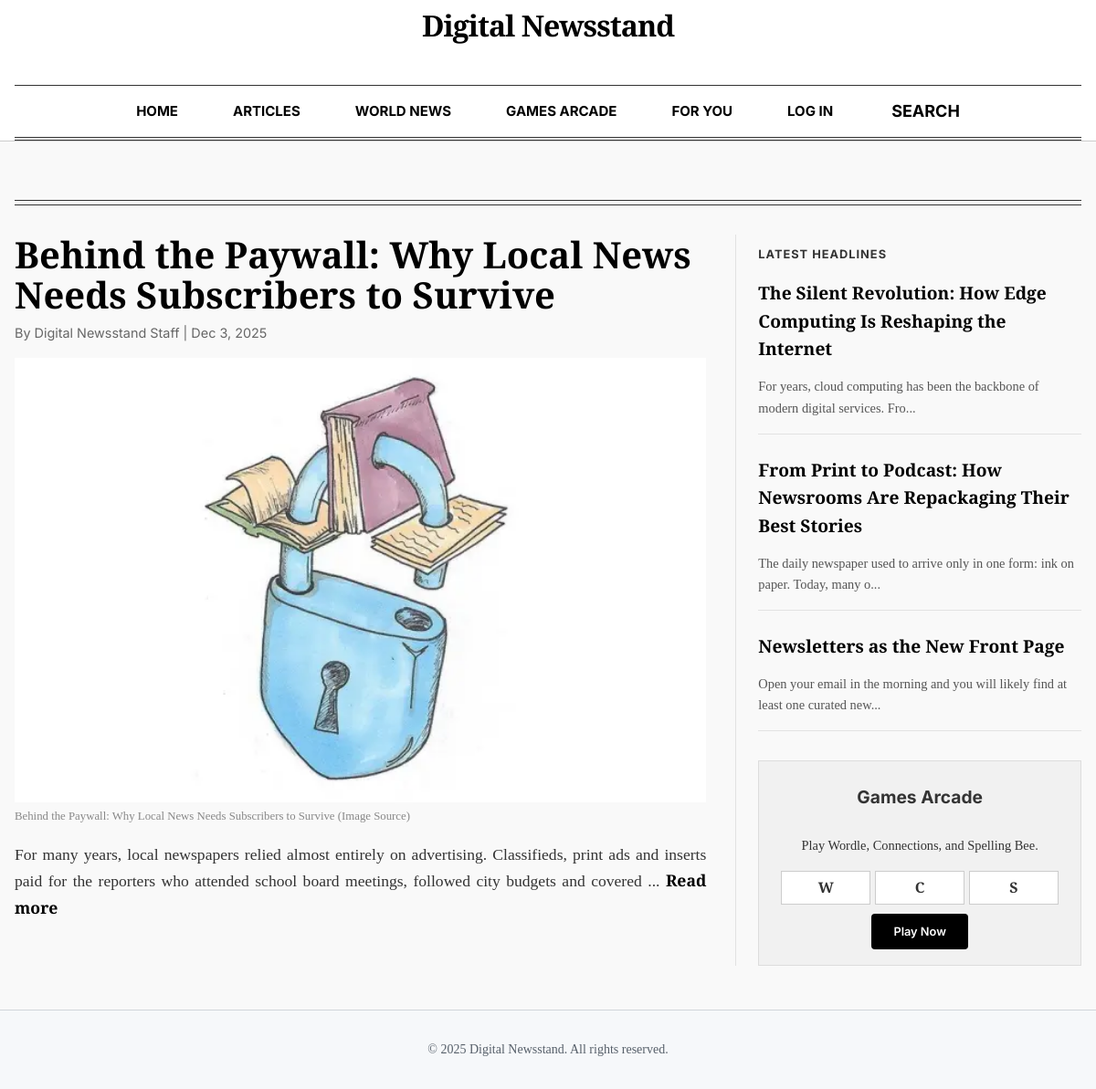
Before: / with the older database file.
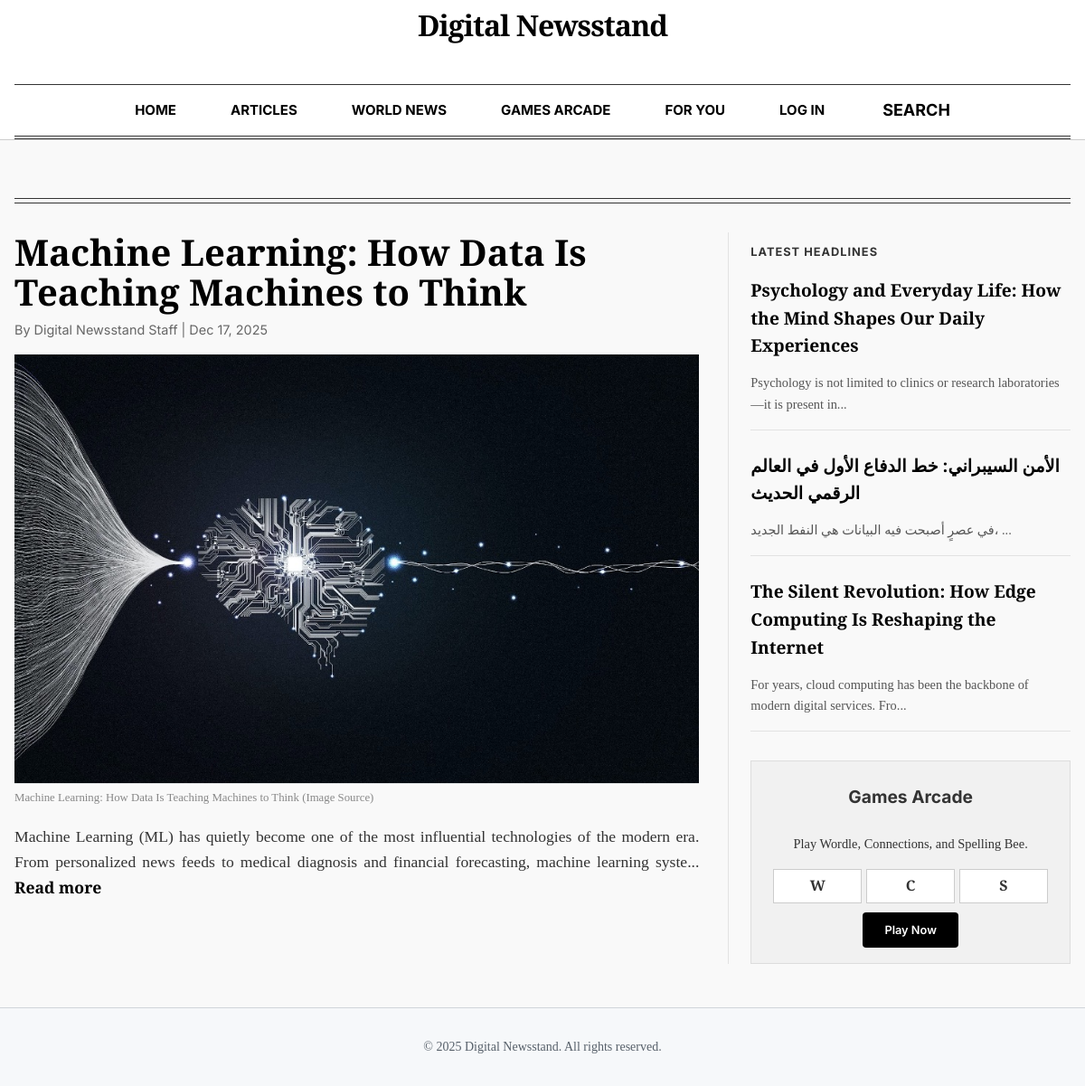
After: the same page with the newer database file.
### tables this page shows
CREATE TABLE `articles` (
  `id` int NOT NULL AUTO_INCREMENT,
  `title` varchar(255) NOT NULL,
  `content` text NOT NULL,
  `author` varchar(100) DEFAULT NULL,
  `category` varchar(100) DEFAULT NULL,
  `language` varchar(10) DEFAULT 'en',
  `thumbnail` varchar(255) DEFAULT NULL,
  `created_at` timestamp NULL DEFAULT CURRENT_TIMESTAMP,
  `status` enum('draft','published','archived') DEFAULT 'draft',
  `scheduled_at` datetime DEFAULT NULL,
  `is_featured` tinyint(1) DEFAULT '0',
  `visibility` enum('public','subscribed') DEFAULT 'public',
  `tags` text,
  `required_level` int DEFAULT '0',
  `required_plan_id` int DEFAULT NULL,
  PRIMARY KEY (`id`)
);

### src/index.php (called while the page is built, shortened)
<?php
require __DIR__ . '/config/DataBase_Connection.php';
$selectedLang = $_SESSION['lang'] ?? 'en';
$page = $_GET['page'] ?? "";
Router::route($page, $selectedLang);

### src/Models/Article.php (called while the page is built, shortened)
<?php
require_once __DIR__ . "/../Config/DataBase_Connection.php";
class Article {
    private PDO $conn;
    public function __construct() {
        $db = new Database();
        $this->conn = $db->connect();
    }
    public function getLatest(int $limit = 5): array {
        $stmt = $this->conn->prepare(
            "SELECT id, title, content as description, thumbnail, COALESCE(scheduled_at, created_at) as publishedAt, author
             FROM articles
             WHERE status = 'published'
             ORDER BY is_featured DESC, COALESCE(scheduled_at, created_at) DESC
             LIMIT ?"
        );
        $stmt->bindValue(1, $limit, PDO::PARAM_INT);
        $stmt->execute();
        return $stmt->fetchAll(PDO::FETCH_ASSOC);
    }
}

### src/Config/DataBase_Connection.php (called while the page is built, shortened)
<?php
if (!class_exists('Database')) {
class Database {
    private $host = "db";
    private $db_name = "News";
    private $username = "Rain";
    private $password = "Sunny";
    public function __construct() {
        $this->host = getenv('DB_HOST') ?: 'db';
        $this->db_name = getenv('DB_NAME') ?: 'News';
        $this->username = getenv('DB_USER') ?: 'Rain';
        $this->password = getenv('DB_PASS') ?: 'Sunny';
    }
    public function connect() {
        $this->conn = null;
        try {
            $this->conn = new PDO(
                "mysql:host={$this->host};dbname={$this->db_name};charset=utf8",
                $this->username,
                $this->password
            );
            $this->conn->setAttribute(PDO::ATTR_ERRMODE, PDO::ERRMODE_EXCEPTION);
        } catch(PDOException $e) {
            die("Database Connection Error: " . $e->getMessage());
        }
        return $this->conn;
    }
}
}

### src/Views/Home.php (the view, shortened to what the changed rows need)
<?php include(__DIR__ . '/layout/Header.php'); ?>
<?php
require_once __DIR__ . '/../Models/Article.php';
$articleModel = new Article();
$latestArticles = [];
try {
    $latestArticles = $articleModel->getLatest(4);
} catch (Exception $e) { }
$mainStory = $latestArticles[0] ?? null;
$sideStories = array_slice($latestArticles, 1, 3);
?>
<div class="container" style="margin-top: 2rem;">
    <div class="newspaper-grid" style="display: grid; grid-template-columns: 2fr 1fr; gap: 2rem; margin-bottom: 3rem;">
        <section class="main-column">
            <?php if ($mainStory): ?>
                <article class="lead-story" style="margin-bottom: 2rem;">
                    <a href="?page=article&id=<?= $mainStory['id'] ?>" style="color: black;">
                        <h2 class="serif-headline" style="font-size: 2.5rem; line-height: 1.1;"><?= htmlspecialchars($mainStory['title']) ?></h2>
                    </a>
                    <div style="font-family: var(--font-sans); color: #666; font-size: 0.9rem; margin-bottom: 1rem;">
                        By Digital Newsstand Staff | <?= date('M j, Y', strtotime($mainStory['publishedAt'] ?? 'now')) ?>
                    </div>
                    <?php if (!empty($mainStory['thumbnail'])): ?>
                        <div style="margin-bottom: 1rem;">
                            <img src="<?= htmlspecialchars($mainStory['thumbnail']) ?>" alt="Cover" style="width: 100%; height: auto; display: block;">
                            <div style="font-size: 0.8rem; color: #888; margin-top: 5px;">
                                <?= htmlspecialchars($mainStory['title']) ?> (Image Source)
                            </div>
                        </div>
                    <?php endif; ?>
                    <p style="font-size: 1.1rem; text-align: justify;">
                        <?= htmlspecialchars(substr($mainStory['description'] ?? '', 0, 200)) ?>...
                        <a href="?page=article&id=<?= $mainStory['id'] ?>" style="font-weight: bold;">Read more</a>
                    </p>
                </article>
            <?php else: ?>
                <p>No featured stories today.</p>
            <?php endif; ?>
        </section>
        <aside class="side-column" style="border-left: 1px solid var(--border-light); padding-left: 1.5rem;">
            <?php foreach ($sideStories as $story): ?>
                <article style="margin-bottom: 1.5rem; border-bottom: 1px solid var(--border-light); padding-bottom: 1rem;">
                    <a href="?page=article&id=<?= $story['id'] ?>" style="color: black;">
                        <h4 class="serif-headline" style="font-size: 1.2rem;"><?= htmlspecialchars($story['title']) ?></h4>
                    </a>
                    <p style="font-size: 0.9rem; color: #555; margin-bottom: 0;">
                        <?= htmlspecialchars(substr($story['description'] ?? '', 0, 80)) ?>...
                    </p>
                </article>
            <?php endforeach; ?>
        </aside>
    </div>
</div>
<?php include(__DIR__ . '/layout/Footer.php'); ?>

Changed rows visible on the page:
no longer on this page (row edited): articles: title "Behind the Paywall: Why Local News Needs Subscribers to Survive", thumbnail (picture), content "For many years, local newspapers relied almost entirely on advertising. Classifieds, print ads and inserts paid for the reporters who attended school board meetings, followed city budgets and covered"
no longer on this page (row edited): articles: title "From Print to Podcast: How Newsrooms Are Repackaging Their Best Stories", content "The daily newspaper used to arrive only in one form: ink on paper. Today, many o"
no longer on this page (row edited): articles: title "Newsletters as the New Front Page", content "Open your email in the morning and you will likely find at least one curated new"
added articles: title "Machine Learning: How Data Is Teaching Machines to Think", thumbnail (picture), content "Machine Learning (ML) has quietly become one of the most influential technologies of the modern era. From personalized news feeds to medical diagnosis and financial forecasting, machine learning syste"
added articles: title "Psychology and Everyday Life: How the Mind Shapes Our Daily Experiences", content "Psychology is not limited to clinics or research laboratories—it is present in"
added articles: title "الأمن السيبراني: خط الدفاع الأول في العالم الرقمي الحديث", content "في عصرٍ أصبحت فيه البيانات هي النفط الجديد،"
Other visible differences:
date('M j, Y', strtotime($mainStory['publishedAt'] ?? 'now')): "Dec 3, 2025" → "Dec 17, 2025"
